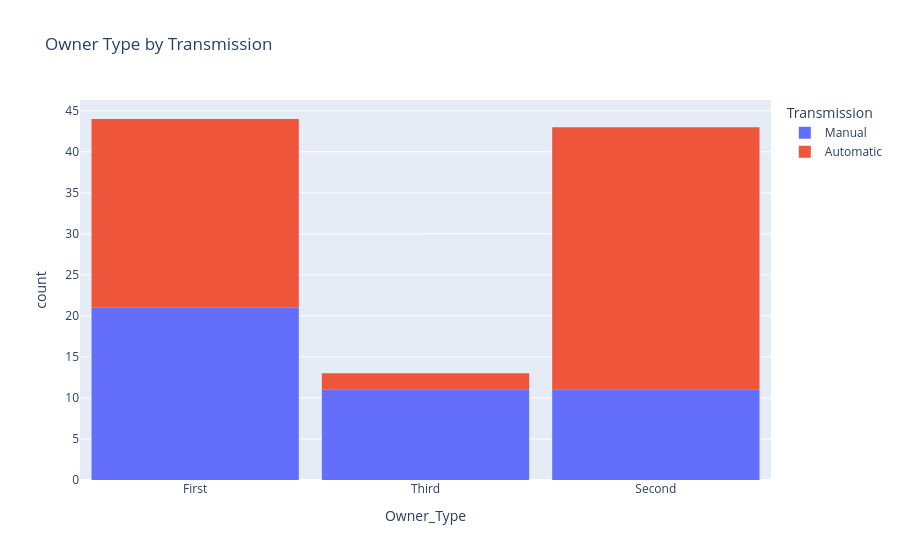

This figure's notebook cell:
### Code cell
fig = px.histogram(cars_df,
                   x = 'Owner_Type',
                   color = 'Transmission',
                   title = 'Owner Type by Transmission'

)

fig.update_layout(bargap = 0.1)
fig.show()

### Figure 1 — Plotly figure (JSON) as saved in the notebook; plotly's stock layout.template omitted (floating-point values rounded to 4 significant figures)
{"data": [{"bingroup": "x", "hovertemplate": "Transmission=Manual<br>Owner_Type=%{x}<br>count=%{y}<extra></extra>", "legendgroup": "Manual", "marker": {"color": "#636efa", "pattern": {"shape": ""}}, "name": "Manual", "orientation": "v", "showlegend": true, "type": "histogram", "x": ["First", "Third", "First", "Third", "First", "Second", "First", "Third", "First", "First", "Third", "First", "Second", "First", "First", "Second", "Third", "First", "First", "Third", "First", "Second", "Second", "Second", "Third", "First", "First", "Third", "First", "Second", "First", "First", "Second", "Third", "First", "First", "Third", "First", "Second", "Second", "Second", "Third", "First"], "xaxis": "x", "yaxis": "y"}, {"bingroup": "x", "hovertemplate": "Transmission=Automatic<br>Owner_Type=%{x}<br>count=%{y}<extra></extra>", "legendgroup": "Automatic", "marker": {"color": "#EF553B", "pattern": {"shape": ""}}, "name": "Automatic", "orientation": "v", "showlegend": true, "type": "histogram", "x": ["Second", "First", "Second", "Second", "First", "First", "Second", "First", "Second", "First", "First", "Second", "First", "Second", "Second", "Second", "First", "Second", "First", "Second", "Second", "Third", "Second", "First", "Second", "Second", "Second", "First", "Second", "First", "Second", "First", "First", "Second", "First", "Second", "Second", "First", "Second", "First", "Second", "Second", "Third", "Second", "First", "Second", "Second", "Second", "First", "Second", "First", "Second", "First", "First", "Second", "First", "Second"], "xaxis": "x", "yaxis": "y"}], "layout": {"bargap": 0.1, "barmode": "relative", "legend": {"title": {"text": "Transmission"}, "tracegroupgap": 0}, "title": {"text": "Owner Type by Transmission"}, "xaxis": {"anchor": "y", "domain": [0, 1], "title": {"text": "Owner_Type"}}, "yaxis": {"anchor": "x", "domain": [0, 1], "title": {"text": "count"}}}}
